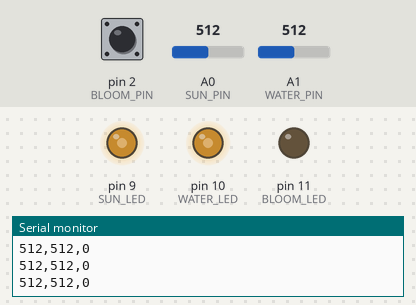
The sketch below on a simulated Arduino Uno, built with avr-gcc and run on an emulated ATmega328P. On the bench: output pins drawn as LEDs (lit = HIGH), the last lines printed to the serial monitor. The test bench sets the inputs (shaded band); at power-on: A0 (SUN_PIN) = 512, A1 (WATER_PIN) = 512, pin 2 (BLOOM_PIN) HIGH.

Above: at 1.2 s.
1.3 s: A0 (SUN_PIN) set to 716
At 2.5 s:
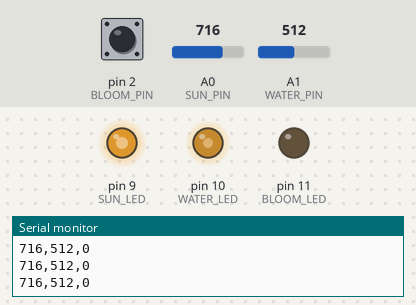
2.8 s: A1 (WATER_PIN) set to 716
At 3.4 s:
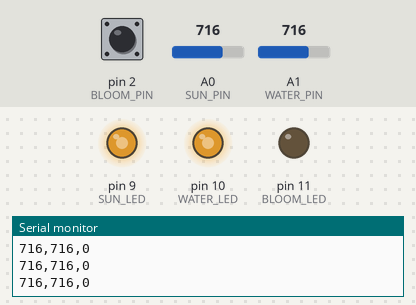
4.3 s: pin 2 (BLOOM_PIN) pulled LOW for 0.15 s
At 4.38 s:
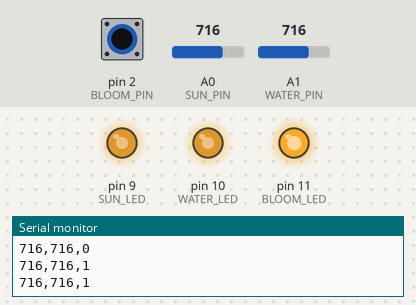
5.9 s: A0 (SUN_PIN) set to 900
At 6.6 s:
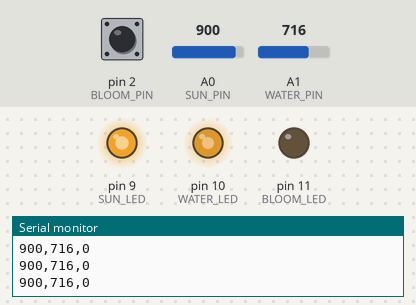
7.4 s: A1 (WATER_PIN) set to 900
At 8.5 s:
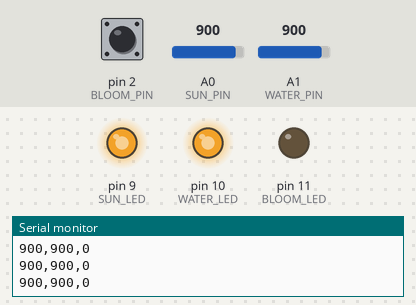
8.9 s: pin 2 (BLOOM_PIN) pulled LOW for 1 s
At 9.7 s:
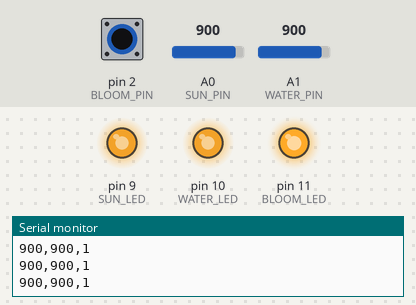
Timing chart, 0 to 11.9 s (numbered marks = the images above; inputs shaded):
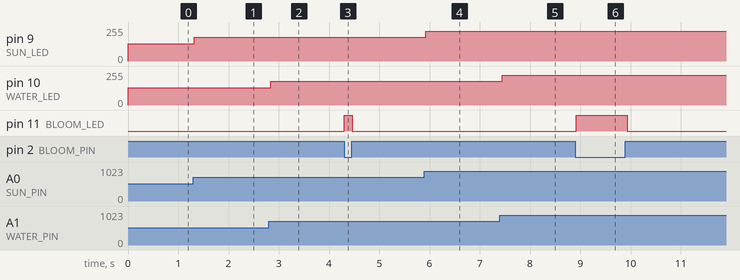

Measured:
- after the input at 1.3 s, pin 9 (SUN_LED): 128/255 → 179/255 at once
- after the input at 2.8 s, pin 10 (WATER_LED): 128/255 → 179/255 at once
- after the input at 4.3 s, pin 11 (BLOOM_LED): LOW → HIGH at once, → LOW 0.15 s later
- after the input at 5.9 s, pin 9 (SUN_LED): 179/255 → 225/255 at once
- after the input at 7.4 s, pin 10 (WATER_LED): 179/255 → 225/255 after 0.05 s
- after the input at 8.9 s, pin 11 (BLOOM_LED): LOW → HIGH at once, → LOW 1.0 s later

The sketch:

metamorphus_controllers.ino
```cpp
// MetamorphUs feasibility test V1: three stand-in controllers on an Arduino Uno.
//   Sunlight = knob on A0, Water = knob on A1, Bloom = hold button on pin 2.
// Each LED shows its own controller, so you can check the wiring without a laptop display.
// It sends one line per reading over USB, e.g. "512,300,1" (sun 0-1023, water 0-1023, bloom 0/1).
// The balance and hold logic lives in the p5.js page (display/sketch.js).

const int SUN_PIN = A0;
const int WATER_PIN = A1;
const int BLOOM_PIN = 2;

const int SUN_LED = 9;     // yellow LED: brighter as the Sunlight knob turns up
const int WATER_LED = 10;  // blue LED: brighter as the Water knob turns up
const int BLOOM_LED = 11;  // green LED: on while Bloom is held

void setup() {
  Serial.begin(115200);
  pinMode(BLOOM_PIN, INPUT_PULLUP);  // button connects pin 2 to GND, so pressed reads LOW
  pinMode(SUN_LED, OUTPUT);
  pinMode(WATER_LED, OUTPUT);
  pinMode(BLOOM_LED, OUTPUT);
}

void loop() {
  int sun = analogRead(SUN_PIN);
  int water = analogRead(WATER_PIN);
  int bloom = digitalRead(BLOOM_PIN) == LOW ? 1 : 0;

  analogWrite(SUN_LED, sun / 4);      // 0-1023 -> 0-255
  analogWrite(WATER_LED, water / 4);
  digitalWrite(BLOOM_LED, bloom);

  Serial.print(sun);
  Serial.print(',');
  Serial.print(water);
  Serial.print(',');
  Serial.println(bloom);

  delay(50);  // about 20 readings per second
}
```
